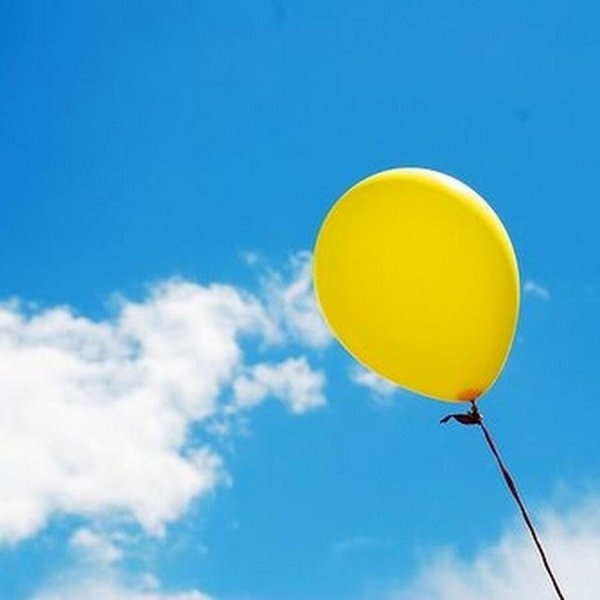
#> input picture images/balloon.jpg, 600 x 600 px
$ jupyter execute 3_blurring_and_threshold_filtering.ipynb
#> lines starting #> are read from the running program, lines starting #| are printed output that depends on the picture; after the words box and inside, x2 and y2 are one past the last pixel; in counts of white or black regions, pixels touching at a corner belong together
[cell 1]
import cv2
import numpy as np

# Загрузка изображения
image = cv2.imread('images/balloon.jpg')
#> image is the input picture: shape (600, 600, 3); mean B, G, R 198.6, 171.4, 98.3

# Применение простого размытия с ядром 5x5
blurred = cv2.blur(image, (5, 5))

# Сравнение результатов
cv2.imshow('Original', image)
cv2.imshow('Average Blur', blurred)
cv2.waitKey(0)
cv2.destroyAllWindows()

[cell 2]
gray = cv2.cvtColor(image, cv2.COLOR_BGR2GRAY)
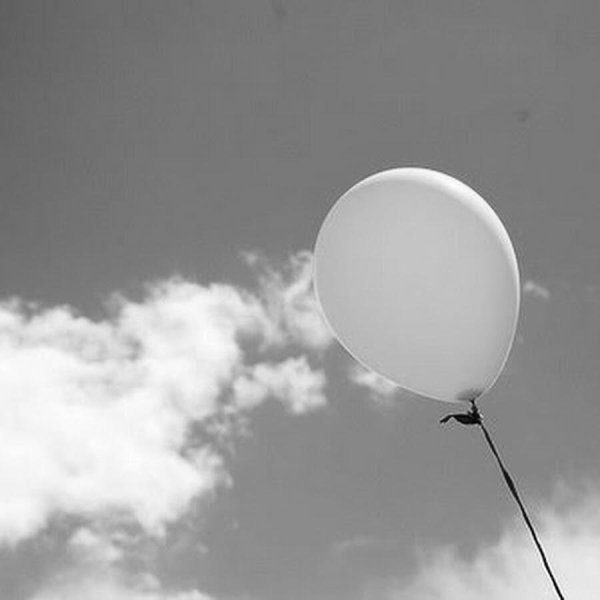
#> gray: shape (600, 600); min 2, max 254, mean 152.7
cv2.imshow('gray', gray)
cv2.waitKey(0)
cv2.destroyAllWindows()

[cell 3]
import cv2
import numpy as np
import matplotlib.pyplot as plt

# =========================
# Параметры, которые можно менять
# =========================
threshold_value = 146      # пороговое значение для простых методов
adaptive_block_size = 13      # размер окна для адаптивного порога (должен быть нечетным)
adaptive_C = 4              # константа для адаптивного порога
morph_kernel_size = 3         # ядро для морфологии

# =========================
# Загрузка и подготовка
# =========================
image = cv2.imread('images/apple.png')
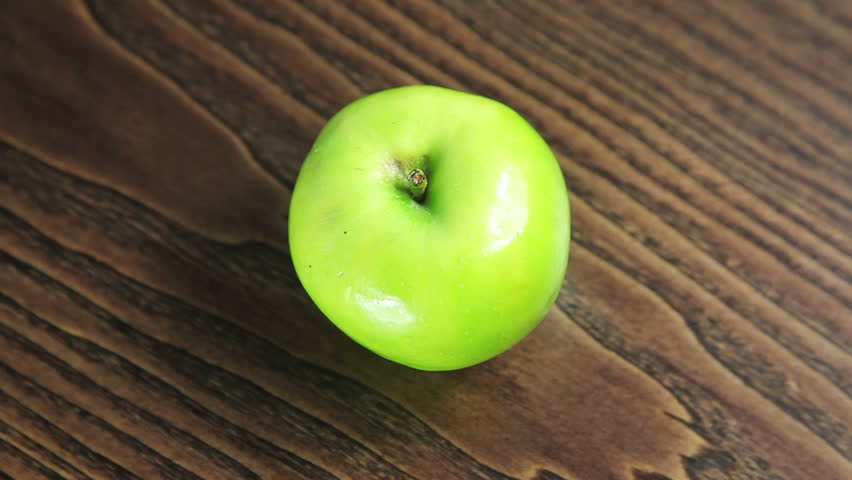
#> input picture images/apple.png, 852 x 480 px
#> image is the input picture: shape (480, 852, 3); mean B, G, R 58.5, 96.3, 105.3
gray = cv2.cvtColor(image, cv2.COLOR_BGR2GRAY)
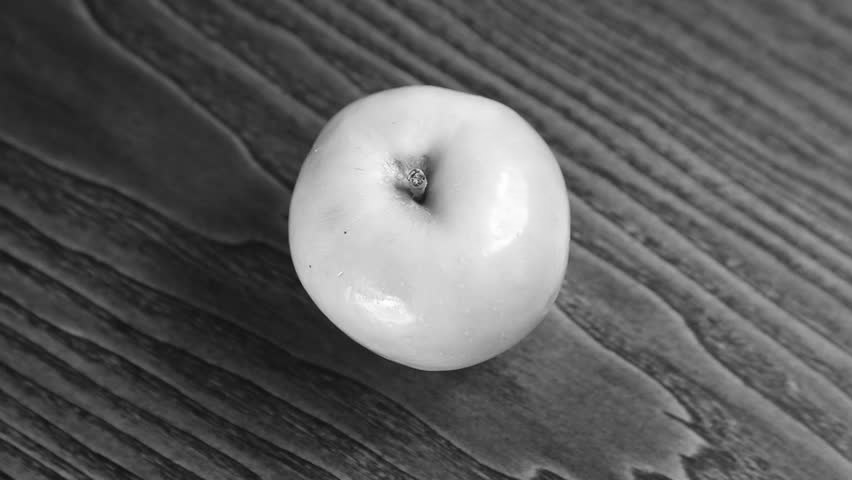
#> gray: shape (480, 852); min 16, max 254, mean 94.7

# Ядро для морфологии
kernel = cv2.getStructuringElement(cv2.MORPH_ELLIPSE, (morph_kernel_size, morph_kernel_size))


ret, th_binary = cv2.threshold(gray, threshold_value, 255, cv2.THRESH_BINARY)
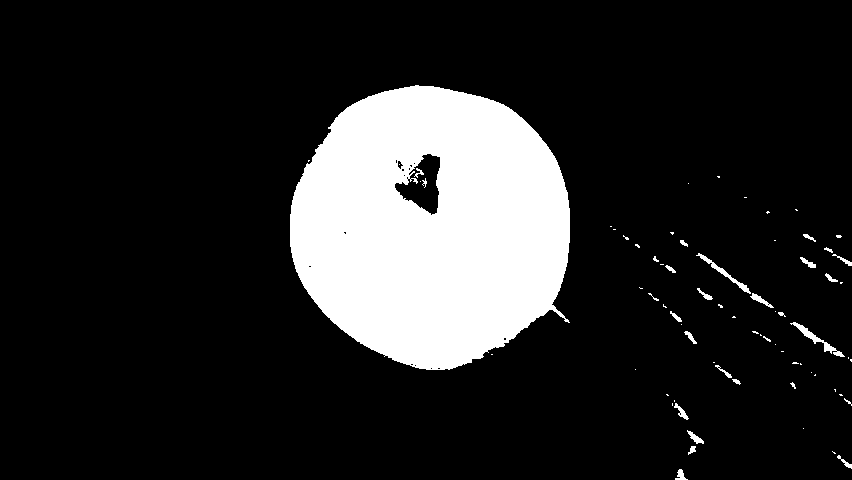
#> th_binary: shape (480, 852); 15.3% white; 72 white regions (47 under 20 px), largest, box (x1, y1, x2, y2) and area: (290, 85, 570, 370) 60509, (790, 322, 845, 357) 313, (696, 253, 751, 294) 265
#> ret = 146
th_binary = cv2.morphologyEx(th_binary, cv2.MORPH_CLOSE, kernel)
#> th_binary: shape (480, 852); 15.3% white; 62 white regions (38 under 20 px), largest, box (x1, y1, x2, y2) and area: (290, 85, 570, 370) 60657, (696, 253, 774, 308) 384, (790, 322, 845, 357) 326

ret, th_binary_inv = cv2.threshold(gray, threshold_value, 255, cv2.THRESH_BINARY_INV)
th_binary_inv = cv2.morphologyEx(th_binary_inv, cv2.MORPH_CLOSE, kernel)
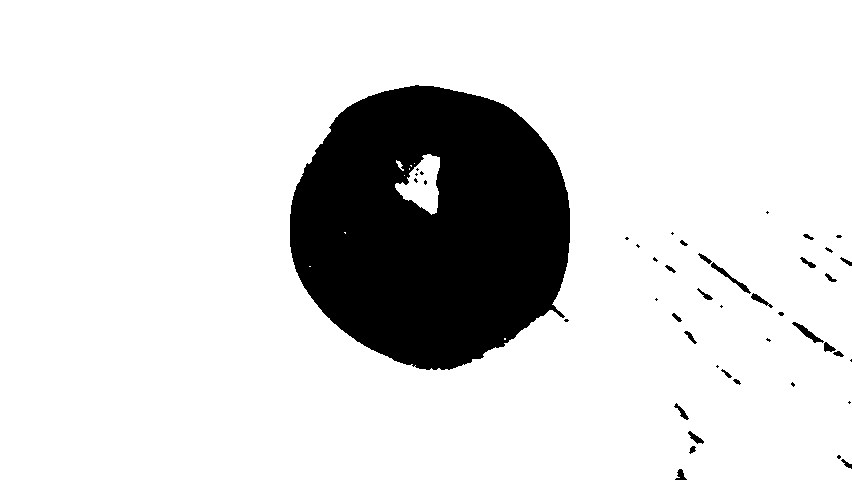
#> th_binary_inv: shape (480, 852); 84.8% white; 45 black regions (21 under 20 px), largest, box (x1, y1, x2, y2) and area: (290, 85, 570, 370) 60413, (711, 262, 751, 294) 197, (792, 322, 824, 343) 179

ret, th_trunc = cv2.threshold(gray, threshold_value, 255, cv2.THRESH_TRUNC)
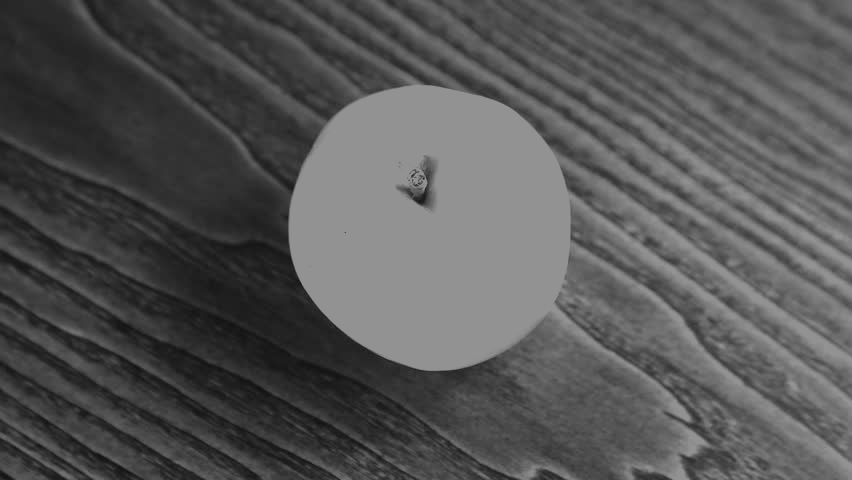
#> th_trunc: shape (480, 852); min 16, max 146, mean 85.6
th_trunc = cv2.morphologyEx(th_trunc, cv2.MORPH_CLOSE, kernel)

ret, th_tozero = cv2.threshold(gray, threshold_value, 255, cv2.THRESH_TOZERO)
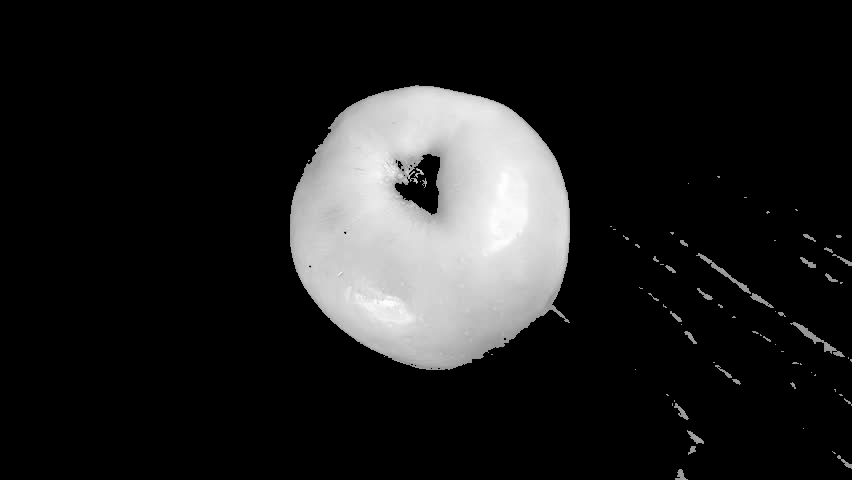
#> th_tozero: shape (480, 852); min 0, max 254, mean 31.4
th_tozero = cv2.morphologyEx(th_tozero, cv2.MORPH_CLOSE, kernel)

ret, th_tozero_inv = cv2.threshold(gray, threshold_value, 255, cv2.THRESH_TOZERO_INV)
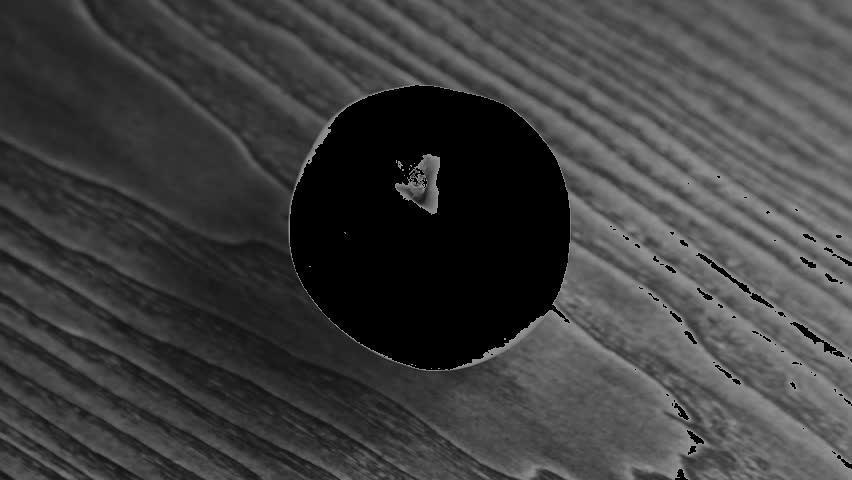
#> th_tozero_inv: shape (480, 852); min 0, max 146, mean 63.3
th_tozero_inv = cv2.morphologyEx(th_tozero_inv, cv2.MORPH_CLOSE, kernel)

simple_thresholds = [gray, th_binary, th_binary_inv, th_trunc, th_tozero, th_tozero_inv]
simple_titles = ['Original', 'BINARY', 'BINARY_INV', 'TRUNC', 'TOZERO', 'TOZERO_INV']


adaptive_mean = cv2.adaptiveThreshold(
    gray, 255, cv2.ADAPTIVE_THRESH_MEAN_C,
    cv2.THRESH_BINARY, adaptive_block_size, adaptive_C
)
#> adaptive_mean: shape (480, 852); 76.7% white; 1429 black regions (1013 under 20 px), largest, box (x1, y1, x2, y2) and area: (82, 0, 852, 462) 18922, (432, 0, 852, 285) 3612, (0, 249, 419, 480) 3166
adaptive_mean = cv2.morphologyEx(adaptive_mean, cv2.MORPH_CLOSE, kernel)
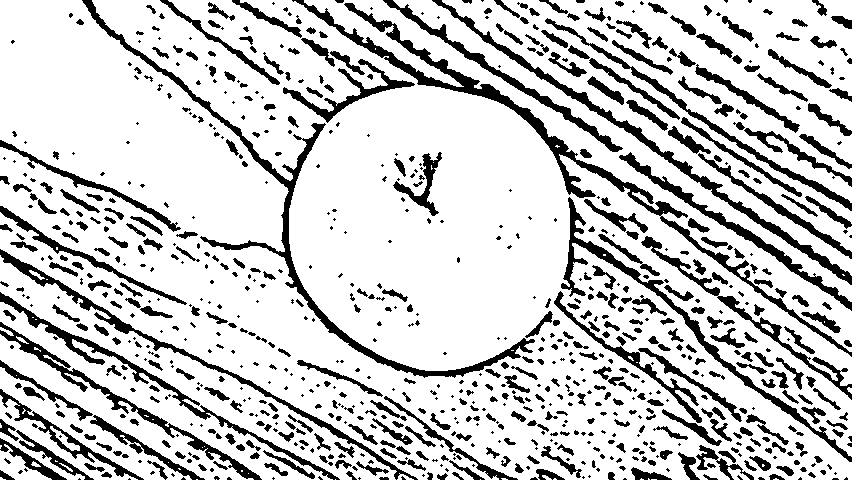
#> adaptive_mean: shape (480, 852); 79.2% white; 855 black regions (383 under 20 px), largest, box (x1, y1, x2, y2) and area: (292, 0, 852, 357) 6482, (82, 0, 535, 378) 5036, (432, 0, 852, 285) 3501

adaptive_gauss = cv2.adaptiveThreshold(
    gray, 255, cv2.ADAPTIVE_THRESH_GAUSSIAN_C,
    cv2.THRESH_BINARY, adaptive_block_size, adaptive_C
)
#> adaptive_gauss: shape (480, 852); 86% white; 2542 black regions (2149 under 20 px), largest, box (x1, y1, x2, y2) and area: (168, 53, 852, 462) 7223, (0, 292, 341, 480) 1483, (400, 8, 624, 152) 1242
adaptive_gauss = cv2.morphologyEx(adaptive_gauss, cv2.MORPH_CLOSE, kernel)
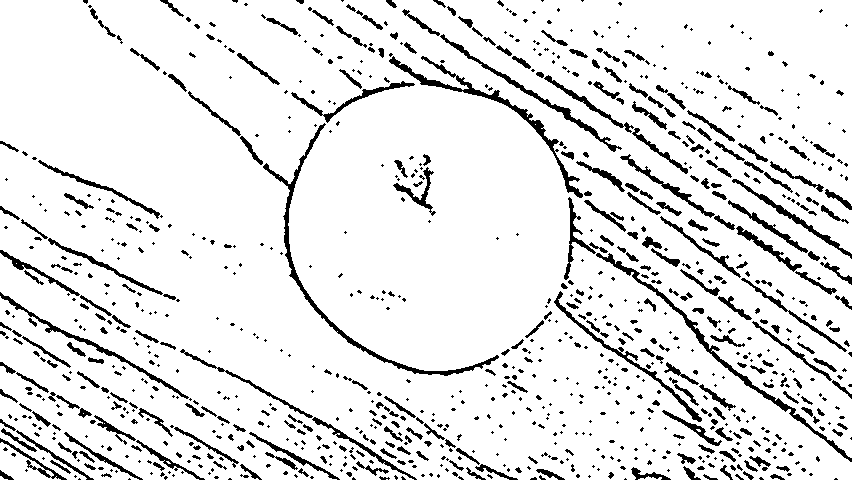
#> adaptive_gauss: shape (480, 852); 89.8% white; 987 black regions (627 under 20 px), largest, box (x1, y1, x2, y2) and area: (263, 123, 499, 376) 1806, (389, 56, 583, 198) 1613, (596, 253, 852, 462) 1544

adaptive_thresholds = [gray, adaptive_mean, adaptive_gauss]
adaptive_titles = ['Original', 'ADAPTIVE_MEAN', 'ADAPTIVE_GAUSSIAN']

# =========================
# Визуализация простых порогов
# =========================
plt.figure(figsize=(12, 6))
for i in range(6):
    plt.subplot(2, 3, i+1)
    plt.imshow(simple_thresholds[i], cmap='gray')
    plt.title(simple_titles[i])
    plt.axis('off')
plt.suptitle('Simple Thresholds with Morphology')
plt.tight_layout()
plt.show()

# =========================
# Визуализация адаптивных порогов
# =========================
plt.figure(figsize=(12, 4))
for i in range(3):
    plt.subplot(1, 3, i+1)
    plt.imshow(adaptive_thresholds[i], cmap='gray')
    plt.title(adaptive_titles[i])
    plt.axis('off')
plt.suptitle('Adaptive Thresholds with Morphology')
plt.tight_layout()
plt.show()
